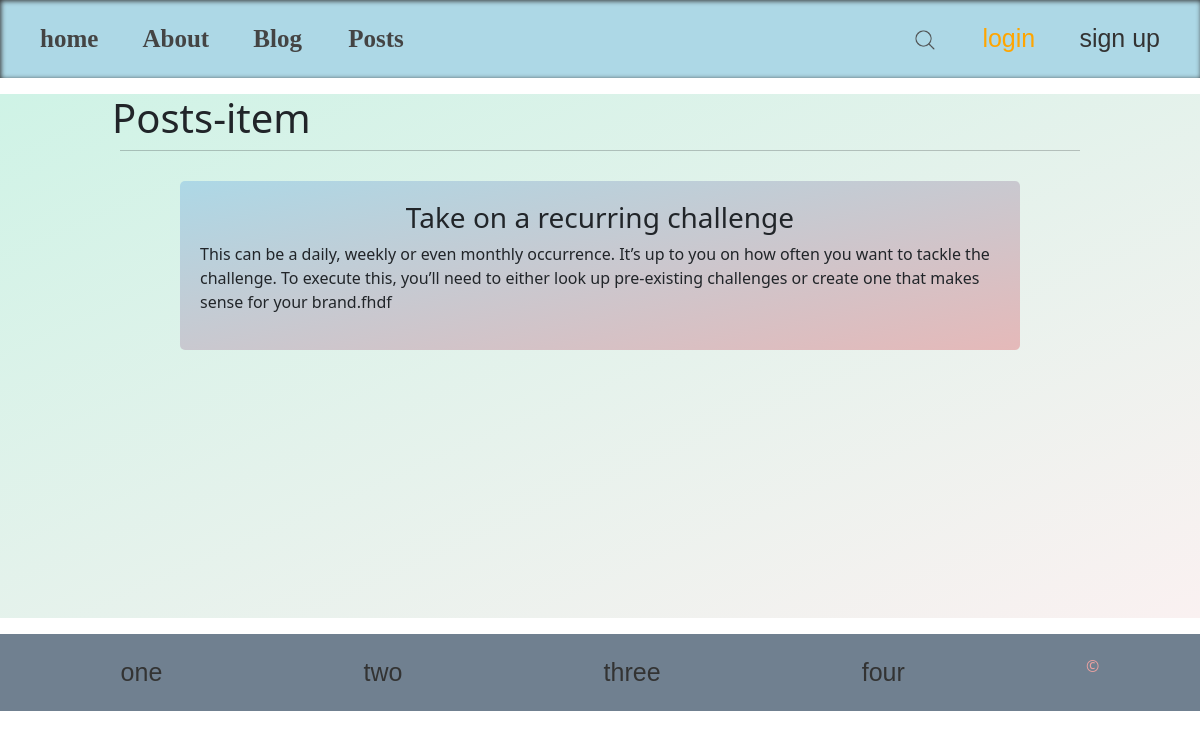
/posts/view_post/2, run on an earlier commit of the app's database.
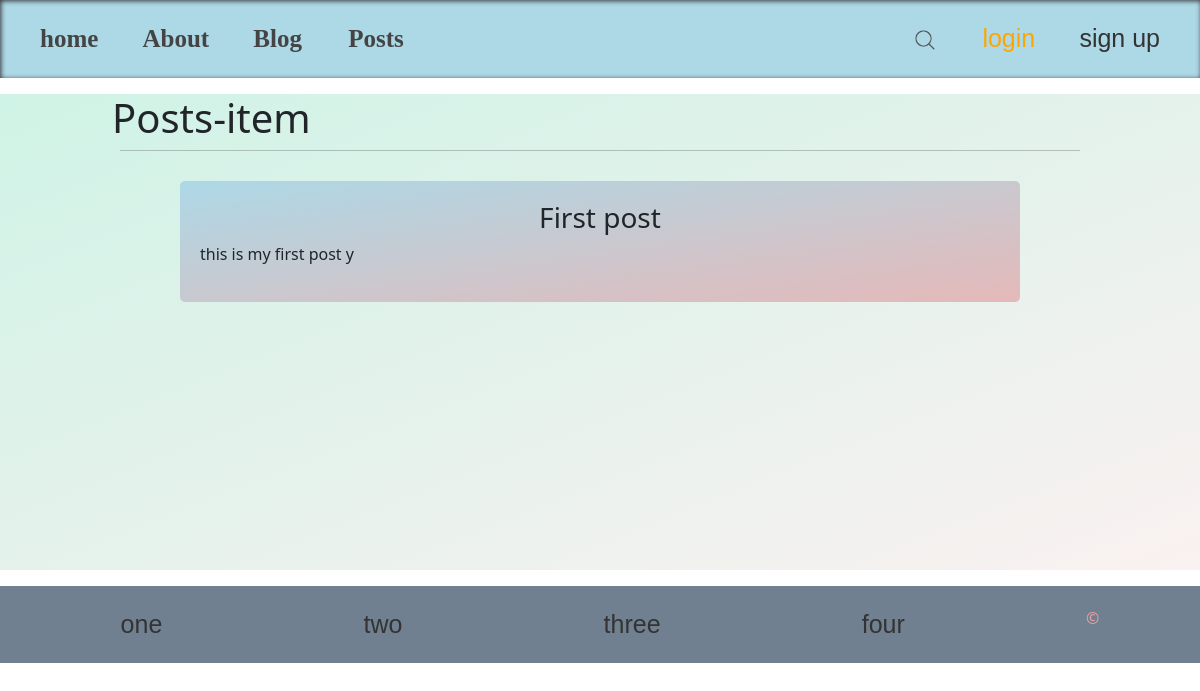
And on a later commit of the database.
### posts/models.py (models this page shows, shortened)
class Posts(models.Model):
    title = models.CharField(max_length=90)
    content = models.TextField()
    date_posted = models.DateField(auto_now_add=True)
    author = models.ForeignKey(User, on_delete=models.CASCADE)
    class Meta:
        verbose_name_plural = 'Posts'
        ordering = ('date_posted',)

### posts/views.py (the view)
# urls.py: path('view_post/<int:pk>', view_post, name='view_post'),
def view_post(request, pk):
    post = Posts.objects.get(id=pk)
    return render(request, 'view_post.html', context={'post': post})

### posts/templates/view_post.html (shortened to what this page needs)
{%extends "base.html"%}
{%load static %}
{%block css%}
    <link rel="stylesheet" href="{%static "styles/view_post.css"%}">
{%endblock%}
{%block content%}
        <div class="headerPost">
            <h1>Posts-item</h1>
        </div>
        <hr>
        <div class="post-item">
            <div class="view-content">
                <h3>{{ post.title }}</h3>
                <p>{{ post.content }}</p>
            </div>
        </div>
        <p class="space"></p>
{%endblock%}

### templates/base.html (shortened to what this page needs)
{% load static%}
{% load django_bootstrap5 %}
{% bootstrap_css %}
<!DOCTYPE html>
<html lang="en">
<head>
    <link rel="stylesheet" href="{% static 'styles/navbar.css' %}">
    <link rel="stylesheet" href="{% static 'styles/footer.css' %}">
    {%block css%}
    {%endblock%}
</head>
<body>
    {%include "navbar.html"%}
    <main>
        {%block content%}
        {%endblock%}
    </main>
    {% include "footer.html"%}
</body>
</html>

### templates/navbar.html (shortened to what this page needs)
{% load static %}
<header>
    <div class="links">
        <a href="{%url "home"%}">home</a>
        <a href="{% url "about"%}">About</a>
        <a href="{% url "blog"%}">Blog </a>
        <a href="{% url "posts"%}">Posts</a>
    </div>
    <div class="auth-wrapper">
        {%if not request.user.is_authenticated%}
            <a class="nav-item login" href="#">
                <img src="{%static "icons/lupa.png"%}" width="20" alt="icon">
            </a>
            <a class="nav-item login" href="{%url 'login_user'%}">login</a>
            <a class="nav-item signup" href="{%url 'create-user'%}">sign up</a>
        {%endif%}
    </div>
</header>

### templates/footer.html
<footer>
        <li><a href="#">one</a></li>
        <li><a href="#">two</a></li>
        <li><a href="#">three</a></li>
        <li><a href="#">four</a></li>
        <li>&copy;</li>
</footer>

### static/styles/navbar.css (style rules this page uses)
* { padding: 0; margin: 0; transition: 0.5s; }
main { background: linear-gradient(to right bottom, rgb(207, 243, 230), rgb(250, 241, 241)); }
header { display: flex; justify-content: space-between; box-shadow: inset 1px 1px 5px #333; padding: 20px; background-color: lightblue; }
.links a { padding: 20px; color: #444; font-size: 25px; font-family: cursive ; font-weight: bolder; border-radius: 10px; }
a { text-decoration: none; border-radius: 5px; padding: 10px 20px; font-family: sans-serif; color: #333; font-size: 25px; }
.login { font-family: Impact, Haettenschweiler, 'Arial Narrow Bold', sans-serif; color: orange; font-size: 25px; cursor: pointer; }

### static/styles/footer.css (style rules this page uses)
li { list-style-type: none; }
footer { display: flex; justify-content: space-around; padding: 20px; background: slategray; color: rgb(236, 161, 161); }

### static/styles/view_post.css (style rules this page uses)
.headerPost { display: flex; justify-content: space-between; padding: 0 7rem; }
hr { width: 80%; margin: auto; }
.post-item { width: 70%; margin: 30px auto; border-radius: 5px; background: linear-gradient(to right bottom, lightblue, rgb(229, 185, 185)); }
h3 { text-align: center; }
.view-content { padding: 20px; }
.space { height: 29.7vh; }

What changed in the data, as far as the page shows it:
changed Posts: title "Take on a recurring challenge" → "First post"; content "This can be a daily, weekly or even monthly occurrence. It’s up to you on how often you want to tackle the challenge. To execute this, you’ll need to either look up pre-existing challenges or create one that makes sense for your brand.fhdf" → "this is my first post y"
